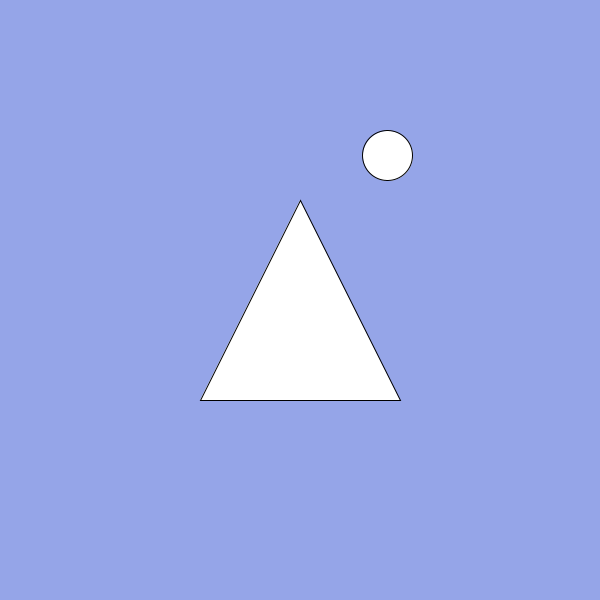
Frame 1 (no input)
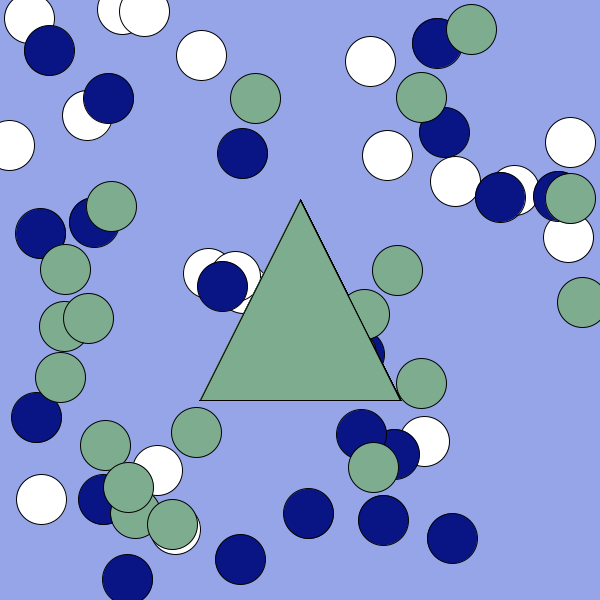
Frame 60 (the mouse pressed at the canvas centre just before this capture)
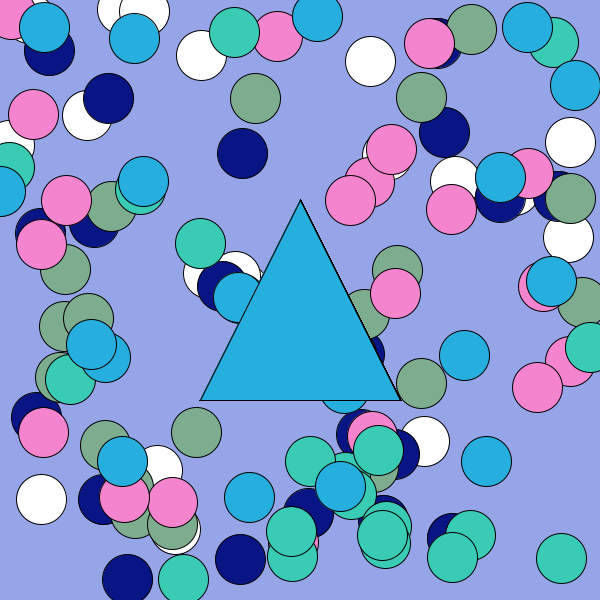
Frame 120 (the mouse held since frame 60 and released just before this capture)

The Processing sketch that drew these frames (run headless with seeded random() and noise(); from frame 60 on, the mouse is pressed at the canvas centre):

// Processing sketch: processing_115090
// ── processing_115090.pde

// AC21010 circle and triangle animation by Colin Mackey, group 22

// Initial variables
int circleSize = 50;
int x1 = 200;
int y1 = 400;
int x2 = 300;
int y2 = 200;
int x3 = 400;
int y3 = 400;
int circleMax = 20;
int circleNo = 0;

void setup(){
  //600x600 window
  size(600, 600);
  // Light blue background
  background(149, 165, 232);
}

void draw(){
  // Circle spawn coordinates
  float xSpawn = random(600);
  float ySpawn = random(600);
  
  //Draws circles with a diameter of 50 units in random locations and of random colour 5 times before switching colour
  if (circleNo == circleMax){
    //Change the colour and reset the circle counter
     fill(random(255), random(255), random(255));
     circleNo = 0;
  }
  ellipse(xSpawn, ySpawn, circleSize, circleSize);
  circleNo++;
  
  //Draws a triangle of the current colour after the circles so it is always on the top layer
  triangle(x1, y1, x2, y2, x3, y3);
  
}
